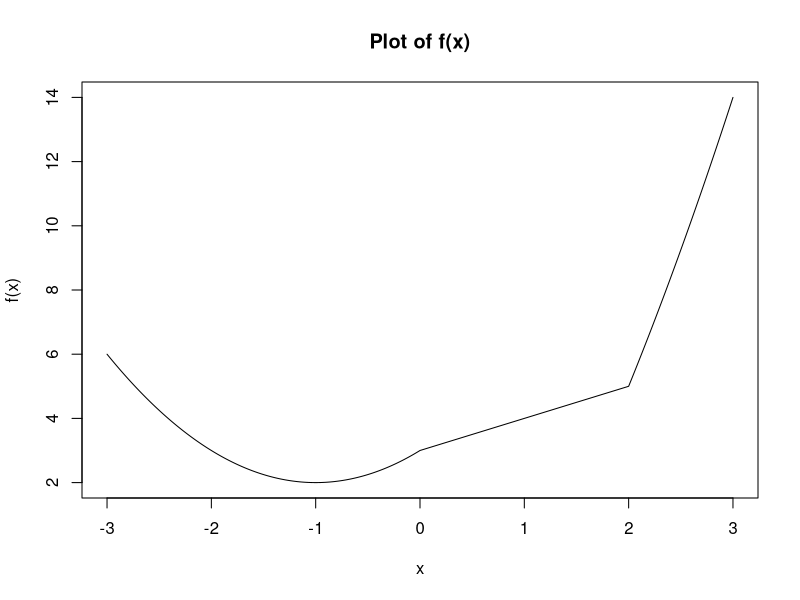

Source code (R): (Note: this script raises an error after producing the figure.)
## ---- chunk 1
p_1a <- 1:20
print(p_1a)
p_1b <- 20:1
print(p_1b)
p_1c <- c(1:20,19:1)
print(p_1c)
tmp <- c(4,6,3)
print(tmp)
p_1e <- rep(tmp,10)
print(p_1e)
p_1f <- rep(tmp, l=31)
print(p_1f)
p_1g <- rep(tmp, times=c(10,20,30))
print(p_1g)
## ---- chunk 2
library(base)
library(graphics)
x <- seq(3, 6, by=0.1)
p_2 <- exp(x)*cos(x)
print(p_2)
## ---- chunk 3
options(scipen = 0)
p_3a <- (0.1^seq(3,36,by=3))*(0.2^seq(1,34,by=3))
p_3a

n <- 1:25
p_3b <- (2^n)/n
print(p_3b)
## ---- chunk 4
p_4x <- 10:100
p_4x^3 + 4*p_4x^2
print(sum(p_4x^3 + 4*p_4x^2))

p_4y <- 1:25
(2^p_4y)/p_4y + (3^p_4y)/(p_4y)^2
print(sum((2^p_4y)/p_4y + (3^p_4y)/(p_4y)^2))
## ---- chunk 5
label_vector <- paste("label", 1:30)
print(label_vector)

fn_vector <- paste("fn", 1:30)
print(fn_vector)
## ---- chunk 6
set.seed(50)
xVec <- sample(0:999, 250, replace=T)
yVec <- sample(0:999, 250, replace=T)

n <- 250
print(n)
p_6a <- yVec[2:n] - xVec[1:(n-1)]
p_6b <- sin(yVec[1:(n-1)]) / cos(xVec[2:n])
p_6c <- xVec[1:(n-2)] + 2*xVec[2:(n-1)] - xVec[3:n]
p_6d <- sum( exp(-xVec[2:n]) / (xVec[1:(n-1)] + 10) )
## ---- chunk 7
p_7a <- yVec[yVec > 600]
p_7b <- which(yVec >600)
p_7c <- xVec[yVec > 600]
x_mean <- mean(xVec)
p_7d <- sqrt(abs(xVec - x_mean))
y_max <- max(yVec)
p_7e <- sum(yVec >= (y_max - 200))
p_7f <- sum(xVec %% 2 == 0)
p_7g <- xVec[order(yVec)]
p_7seq <- seq(1, n, by=3)
p_7h <- yVec[p_7seq]


## ---- chunk 8
seq(2,38,b=2)
seq(3,39,b=2)
seq(2,38,b=2)/seq(3,39,b=2)
cumprod(seq(2,38,b=2)/seq(3,39,b=2))
sum(cumprod(seq(2,38,b=2)/seq(3,39,b=2)))
1+sum(cumprod(seq(2,38,b=2)/seq(3,39,b=2)))

## ---- chunk 9
p_1a <- matrix(c(1, 5, -2, 1, 2, -1, 3, 6, -3), nrow = 3, ncol = 3, byrow = FALSE)
print(p_1a)
p_1a3 <- p_1a %*% p_1a %*% p_1a
print(p_1a3)


## ---- chunk 10
p_1a[, 3] <- p_1a[, 2] + p_1a[, 3]
print(p_1a)

## ---- chunk 11
p_2a <- matrix (c(10, -10, 10), nrow = 15, ncol = 3, byrow = TRUE)
print(p_2a)
BTB <- crossprod (p_2a)
print(BTB)

## ---- chunk 12
matE <- matrix(0, nrow = 6, ncol = 6)
print(matE)
print(row(matE))
print(col(matE))

matE_new <- matrix(0, nrow = 6, ncol = 6)
matE_new[abs(row(matE_new) - col(matE_new)) == 1] <- 1
print(matE_new)

## ---- chunk 13

row <- 0:4
column <- 0:4
p_4a <- outer (row, column, FUN = "+")
print(p_4a)

## ---- chunk 14

n1 <- 5
p_5a <- matrix(0, n, n)
p_5a <- outer(0:(n1-1), 0:(n1-1), function(i, j) (i + j) %% n1)
print(p_5a)

n2 <-10
p_5b <- outer (0:(n2-1), 0:(n2-1), function (i,j)(i+j) %% n2)
print(p_5b)

n3 <- 9
p_5c <- outer (0:(n3-1), 0:(n3-1), function (i,j)(i-j) %% n3)
print(p_5c)

## ---- chunk 15
n1 <- 5
p_6a <- outer(1:n1, 1:n1, function(i, j) abs(i - j) + 1)
print(p_6a)
y <- c(7, -1, -3, 5, 17)
solution <- solve(p_6a, y)
print(solution)

## ---- chunk 16
set.seed(75)
aMat <- matrix( sample(10, size=60, replace=T), nr=6)
p_7row <- apply(aMat, 1, function(x) sum(x > 4))
print(p_7row)
p_7_sevens <- which(apply(aMat, 1, function(x) sum(x==7)) ==2)
print(p_7_sevens)

## ---- chunk 17
i1 <- 1:20
j1 <- 1:5
p_8A <- sum(1/(3+j1))
p_8a <- sum((i1^4) * p_8A)
print(p_8a)


p_8B <- sum(1/(3+i1*j1))
p_8b <- sum((i1^4) * p_8B)
print(p_8b)

i2 <- 1:10
j2 <- 1:i2

p_8C <- sum(1/(3+i2*j2))
p_8c <- sum((i2^4) * p_8C)
print(p_8c)


## ---- chunk 18
tampFn1 <- function (xVec) {
  n <- length(xVec)
  return(xVec ^ (1:n))
}

tampFn2 <- function (xVec) {
  n <- length(xVec)
  return(xVec ^ (1:n) / (1:n))
}

tampFn3 <- function (xVec){
  n <- length(xVec)
  return(xVec^(1:n-1))/ (0:n)
}

## ---- chunk 19

a = c(1:5,6:1)

n <- length(a)
a[-c(n-1,n)]

tmpFn <- function(a){
  n = length(a)
  mva= (a[-c(n-1,n)] + a[-c(1,n)] + a[-c(1,2)])/3
  return(mva)
}

print(tmpFn(a))



## ---- chunk 20
tampFn <- function(xVec) {
  ifelse(xVec < 0, xVec^2 + 2*xVec + 3,
         ifelse(xVec < 2, xVec + 3,
                xVec^2 + 4*xVec - 7))
}

x <- seq(-3, 3, by = 0.01)
y <- tampFn(x)

plot(x, y, type = "l", col = "black", 
     main = "Plot of f(x)", xlab = "x", ylab = "f(x)")


## ---- chunk 21
p_4a <- matrix(c(1, 5, -2, 1, 2, -1, 3, 6, -3), nrow = 3, byrow = FALSE)
print(p_4a)

tmpFn <- function(mat){
  if(!is.matrix(mat)) stop("Input is not a matrix")
  mat[mat%%2 == 1] <- 2*mat[mat%%2 == 1]
  return(mat)
}

A <- matrix(c(1,1,3,5,2,6,-2,-1, -3), nrow = 3, byrow = T)

print(tmpFn(A))
## ---- chunk 22

n <- 5
k <- 2

p_5a <- matrix(0, nrow = n, ncol = n)
diag(p_5a) <- k
diag(mat[1:(n-1), 2:n]) <- 1
diag(mat[2:n, 1:(n-1)]) <- 1

print(p_5a)

p_5Matrix <- function(n, k){
  p_5b <- diag(k, n)
  if (n > 1){
    mat[1:(n-1), 2:n] <- 1
    mat[2:n, 1:(n-1)] <- 1
  }
  return(p_5b)
}
print(p_5Matrix)



## ---- chunk 23
p_6a <- function(alpha) {
  # Normalize the angle to [0, 360)
  alpha_real <- alpha %% 360
  
  # Determine quadrant
  if (alpha_real < 90) {
    return(1)
  } else if (alpha_real < 180) {
    return(2)
  } else if (alpha_real < 270) {
    return(3)
  } else {
    return(4)
  }
}


## ---- chunk 24
weekday <- function(day, month, year) {
  if (month %in% c(1, 2)) {
    month <- month + 10
    year <- year - 1
  } else {
    month <- month - 2
  }
  k <- day
  y <- year %% 100
  c <- floor(year / 100)
  m <- month
  f <- (floor(2.6 * m - 0.2) + k + y + floor(y / 4) + floor(c / 4) - 2 * c) %% 7
  if (f <= 0) {
    f <- f + 7
  }
  
  return(f)
}

p_7b <- function(day, month, year) {
  if (length(day) != length(month) || length(day) != length(year)) {
    stop()
  }
  
  adjust_mask <- month %in% c(1, 2)
  month_adj <- ifelse(adjust_mask, month + 10, month - 2)
  year_adj <- ifelse(adjust_mask, year - 1, year)
  
  k <- day
  y <- year_adj %% 100
  c <- floor(year_adj / 100)
  m <- month_adjusted
  f <- (floor(2.6 * m - 0.2) + k + y + floor(y / 4) + floor(c / 4) - 2 * c) %% 7
  f <- ifelse(f <= 0, f + 7, f)
  return(f)
}


## ---- chunk 25
testloop <- function(n){
  if(n<4)stop("n must be an integer > 3")
  browser()
  x = rep(NA, n-1)
  x[1] = 1
  x[2] = 2
  
  for(j in 3:(n-1)){x[j] = x[j-1] + 2/x[j-1]
  }
  return(x)
}

testloop(5)


testloop2 <- function(yVec) {
  n <- length(yVec)
  e <- rep(NA, n)
  e[1] <- yVec[1] 
  for(j in 2:n) {
    e[j] <- e[j-1] + 2 / e[j-1] 
  }
  
  return(sum(e))
}


## ---- chunk 26
quadmap <- function(start, rho, niter) {
  x <- numeric(niter)
  x[1] <- start
  for (i in 2:niter) {
    x[i] <- rho * x[i-1] * (1 - x[i-1])
  }
  
  return(x)
}

tmp <- quadmap(start = 0.95, rho = 2.99, niter = 500)

plot(tmp, type = "l", main = "Quadratic Map (rho=2.99)", xlab = "Iteration", ylab = "x_n")
plot(tmp[300:500], type = "l", main = "Last 200 iterations", xlab = "Iteration (300-500)", ylab = "x_n")


p_9b <- function(start, rho, tolerance = 0.02) {
  x_prev <- start
  x_current <- rho * start * (1 - start)
  iterations <- 1
  while (abs(x_current - x_prev) >= tolerance) {
    x_previous <- x_current
    x_current <- rho * x_previous * (1 - x_previous)
    iterations <- iterations + 1
    if (iterations > 1000) {
      break
    }
  }
  
  return(iterations)
}


## ---- chunk 27
tmpFn <- function(xVec) {
  n <- length(xVec)
  x_mean <- mean(xVec)
  denominator <- sum((xVec - x_mean)^2)
  numerator_r1 <- sum((xVec[2:n] - x_mean) * (xVec[1:(n-1)] - x_mean))
  r1 <- numerator_r1 / denominator
  numerator_r2 <- sum((xVec[3:n] - x_mean) * (xVec[1:(n-2)] - x_mean))
  r2 <- numerator_r2 / denominator
  
  return(list(r1 = r1, r2 = r2))
}


xVec <- seq(2, 56, by = 3)
p_10a <- tmpFn(xVec)
print(p_10a)



p_10b <- function(xVec, k) {
  n <- length(xVec)
  x_mean <- mean(xVec)
  denominator <- sum((xVec - x_mean)^2)
  result <- numeric(k + 1)
  result[1] <- 1  
  
  for (lag in 1:k) {
    numerator <- sum((xVec[(lag+1):n] - x_mean) * (xVec[1:(n-lag)] - x_mean))
    result[lag + 1] <- numerator / denominator
  }
  
  return(result)
}


## ---- chunk 28

set.seed(50)
x <- as.integer(runif(5, 1, 5))
y <- as.integer(runif(6, 2, 4))

z <- outer(y, x, "<")
colSums(z)

f_1a <- function(x, y){
  z = colSums(outer(y,x,"<"))
  return(z)
}

f_1a(x,y)

f_1b <- function(x,y){
  rowSums(sapply(y, FUN=function(y){y < x}))
}

f_1b(x,y)

f_1c <- function(x,y){

  rowSums(vapply(y, FUN=function(y){y<x}, 
       FUN.VALUE = (along=x)))
}

f_1c(x,y)

set.seed(53)
x1 <- rnorm(10010)
y1 <- rnorm(10020)

system.time(f_1a(x1,y1))
system.time(f_1b(x1,y1))
system.time(f_1c(x1,y1))


nums <- 1:5
out <- lapply(nums, function(x) x^2)
print(out)
nums <- 1:5
out <- sapply(nums, function(x) x^2)
print(out)







## ---- chunk 29
noNAclos <- function(mat){
  mat[, columns(is.na(mat) == 0, drop = FALSE)]
}


removeNArowscols <- function(mat) {
  keep_rows <- rowSums(is.na(mat)) == 0
  keep_cols <- colSums(is.na(mat)) == 0
  mat[keep_rows, keep_cols, drop = FALSE]
}


## ---- chunk 30


x <- c(7, 3, 1, 4)
y <- c(2, 5, 1, 3)


empCopula <- function(u, v, xVec, yVec) {
  n <- length(xVec)
  r <- rank(xVec)
  s <- rank(yVec)
  indicators <- (r / (n + 1) <= u) & (s / (n + 1) <= v)
  sum(indicators) / n
}


empCopula(0.5, 0.5, x, y)



empCopula_b <- function(u, v, xVec, yVec) {
  if(length(u) != length(v)) stop()
  n <- length(xVec)
  r <- rank(xVec)
  s <- rank(yVec)
  C_vals <- numeric(length(u))
  for(i in seq_along(u)) {
    C_vals[i] <- sum((r / (n + 1) <= u[i]) & (s / (n + 1) <= v[i])) / n
  }
  C_vals
}

empCopula_b(0.5, 0.5, x, y)


## ---- chunk 31
functionA <- function(n) {
  total <- 0
  for(r in 1:n) {
    for(s in 1:r) {
      total <- total + (10 + 4*r^3)
    }
  }
  total
}


functionB <- function(n) {
  mat <- row(matrix(0, n, n))
  mat[mat < col(mat)] <- 0
  mat[mat >= col(mat)] <- mat[mat >= col(mat)]
  mat <- mat[mat > 0]
  sum(10 + 4 * mat^3)
}


functionC <- function(n) {
  r <- 1:n
  s <- 1:n
  mat <- outer(r, s, function(r,s) ifelse(s <= r, 10 + 4*r^3, 0))
  sum(mat)
}


single_argument <- function(r) {
  sum(10 + 4*r^3 * rep(1, r))
}

functionD <- function(n) {
  sum(sapply(1:n, single_argument))
}


term <- function(r,s) {
  if(s <= r) 10 + 4*r^3 
  else 0
}

functionF <- function(n) {
  r <- 1:n
  s <- 1:n
  sum(mapply(term, rep(r, each=n), rep(s, times=n)))
}
system.time(functionA(n))
system.time(functionB(n))
system.time(functionC(n))
system.time(functionD(n))
system.time(functionF(n))



## ---- chunk 32

queue <- function(n, aRate, sRate){
  A <- rexp(n, rate = aRate)
  S <- rexp(n, rate = sRate)
  W <- numeric(n+1)
  for (j in 1:n){
    W[j + 1] <- max(0, W[j] +S[j] - A [j])
  }
  W[n + 1]
}

set.seed(1)
queue(50, 2, 2)

queueLoop <- function(n, aRate, sRate, reps = 1000) {
  out <- numeric(reps)
  for (i in 1:reps) {
    out[i] <- queue(n, aRate, sRate)
  }
  out
}
queueRep <- function(n, aRate, sRate, reps = 1000) {
  replicate(reps, queue(n, aRate, sRate))
}


system.time(queueLoop(50, 2, 2, 10000))
system.time(queueRep(50, 2, 2, 10000))


queueVec <- function(n, aRate, sRate){
  D <- rexp(n, rate = sRate)-rexp(n, rate = aRate)
  function(prev, d) mac(0, )
}



queueVec <- function(n, aRate, sRate) {
  D <- rexp(n, rate = sRate) - rexp(n, rate = aRate)
  
  W <- Reduce(
    function(prev, d) max(0, prev + d),
    D, init = 0, accumulate = TRUE
  )
  
  tail(W, 1)
}
system.time(replicate(10000, queueVec(50, 2, 2)))




## ---- chunk 33
set.seed(123) 
# rwalk(n): returns positions S0,...,Sn
rwalk <- function(n) {
  steps <- sample(c(-1, 1), n, replace = TRUE, prob = c(0.5, 0.5))
  positions <- c(0, cumsum(steps))  # include S0=0
  return(positions)
}

rwalk(10)



set.seed(123)
n <- 50
path <- rwalk(n)

plot(0:n, path, type = "o", pch = 16, col = "blue",
     xlab = "Step", ylab = "Position",
     main = "Random Walk (Single Path)")
abline(h = 0, col = "red", lty = 2)


rwalkPos <- function(n) {
  path <- rwalk(n)
  time_above <- sum(path[-(n+1)] > 0)
  return(time_above)
}



rwalkPos1 <- function(nReps, n) {
  out <- numeric(nReps)
  for (i in 1:nReps) {
    out[i] <- rwalkPos(n)
  }
  return(out)
}


rwalkPos2 <- function(nReps, n) {
  replicate(nReps, rwalkPos(n))
}


system.time(res1 <- rwalkPos1(10000, 100))
system.time(res2 <- rwalkPos2(10000, 100))


## ---- chunk 34
myListFn <- function(n){
set.seed(52)
x<- rnorm(x)
xbar <- mean(x)
y = sign(xbar)*rexp(n, rate = abs(1/xbar))
count <- sum(abs(y)>abs(x))
z <- list (x=x, y=y, count = count)
return(z)
}
out <- myListFn(1000)

## ---- chunk 35

ttestFn <- function(arr) {
  d1 <- dim(arr)[1]
  d2 <- dim(arr)[2]
  d3 <- dim(arr)[3]
  
  w <- array(0, dim=c(d1,d2,d3))
  for(k in 1:d3){
    for(j in 1:d2){
      w[,j,k] <- arr[,j,k] - min(arr[,j,k])
    }
  }
  

  
  
  z <- matrix(0, nrow=d2, ncol=d3)
  for(k in 1:d3){
    for(j in 1:d2){
      z[j,k] <- sum(arr[,j,k]) - max(arr[,j,k])
    }
  }
  
  return(list(w=w, z=z))
}

